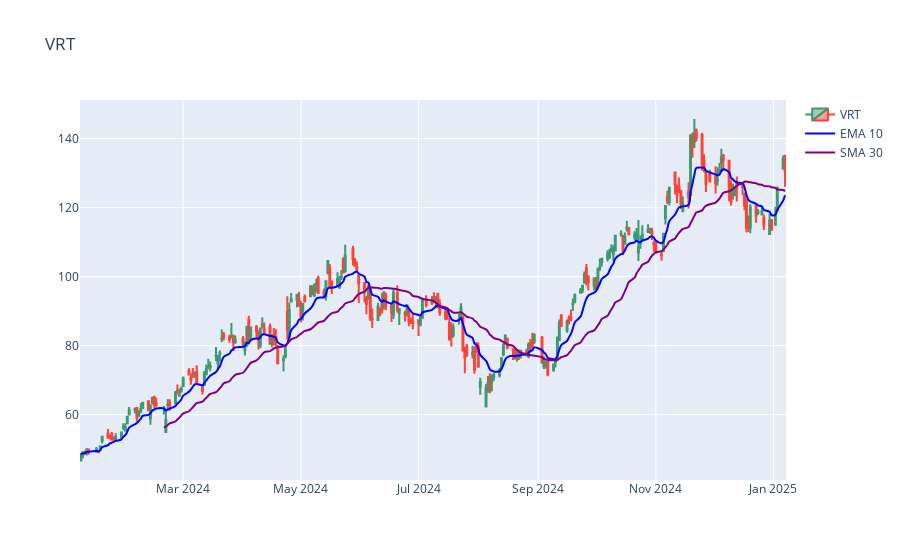
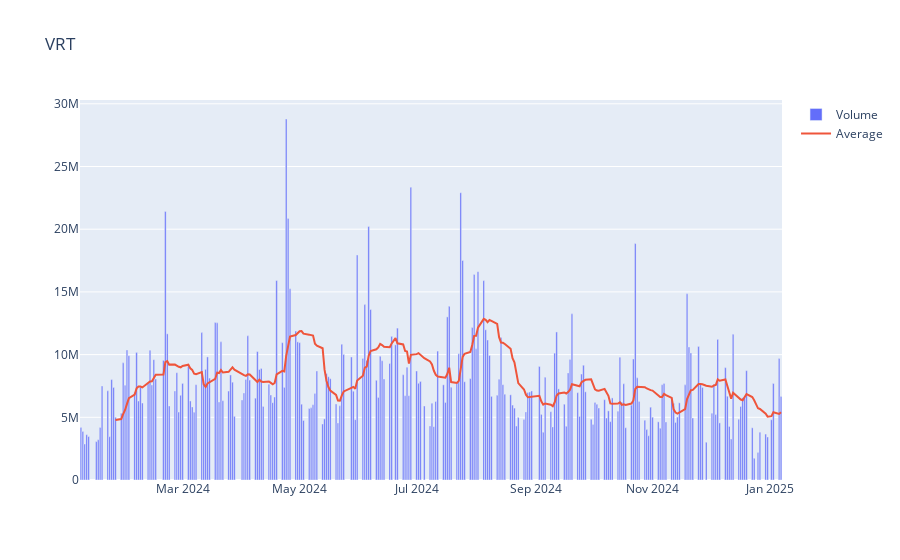

The notebook cell these images were saved under, in order:
### Code cell
from finta import TA

data = t.history(period='1y', rounding=True)
data['ema10'] = TA.EMA(data, 10)
data['sma30'] = TA.SMA(data, 30)

import plotly.graph_objects as go

# Stock and moving averages
fig = go.Figure(data=[
                go.Candlestick(
                    x = data.index, # date values
                    open  = data['Open'],
                    high  = data['High'],
                    low   = data['Low'],
                    close = data['Close'],
                    name = STOCK
                ),
         
                go.Scatter( x=data['ema10'].index,
                            y=data['ema10'],
                            name='EMA 10',
                            line=dict(color='blue',
                                      width=2,
                                      shape='spline'), # smooth the line
                            ),
        
                go.Scatter( x=data['sma30'].index,
                            y=data['sma30'],
                            name='SMA 30',
                            line=dict(color='purple',
                                      width=2,
                                      shape='spline'), # smooth the line
                            ),
                
                ])
fig.update_layout(xaxis_rangeslider_visible=False, title=f"{STOCK}")
fig.show()

# Volume
data['vol_avg'] = data['Volume'].rolling(14).mean()
fig1 = go.Figure(
    data = [
        go.Bar(x=data.index, y=data['Volume'], name='Volume'),
        go.Scatter(x=data.index, y=data['vol_avg'], name='Average')
    ])

fig1.update_layout(title=f"{STOCK}")
fig1.show()

### Figure 1 — Plotly figure (JSON) as saved in the notebook; plotly's stock layout.template omitted (floating-point values rounded to 4 significant figures; data arrays with more than 128 entries replaced by an {"elided": "..."} marker saying what was removed)
{"data": [{"close": {"elided": "252 float values"}, "high": {"elided": "252 float values"}, "low": {"elided": "252 float values"}, "name": "VRT", "open": {"elided": "252 float values"}, "type": "candlestick", "x": {"elided": "252 str values"}}, {"line": {"color": "blue", "shape": "spline", "width": 2}, "name": "EMA 10", "type": "scatter", "x": {"elided": "252 str values"}, "y": {"elided": "252 float values"}}, {"line": {"color": "purple", "shape": "spline", "width": 2}, "name": "SMA 30", "type": "scatter", "x": {"elided": "252 str values"}, "y": {"elided": "252 float values"}}], "layout": {"title": {"text": "VRT"}, "xaxis": {"rangeslider": {"visible": false}}}}

### Figure 2 — Plotly figure (JSON) as saved in the notebook; plotly's stock layout.template omitted (floating-point values rounded to 4 significant figures; data arrays with more than 128 entries replaced by an {"elided": "..."} marker saying what was removed)
{"data": [{"name": "Volume", "type": "bar", "x": {"elided": "252 str values"}, "y": {"elided": "252 int values"}}, {"name": "Average", "type": "scatter", "x": {"elided": "252 str values"}, "y": {"elided": "252 float values"}}], "layout": {"title": {"text": "VRT"}}}
